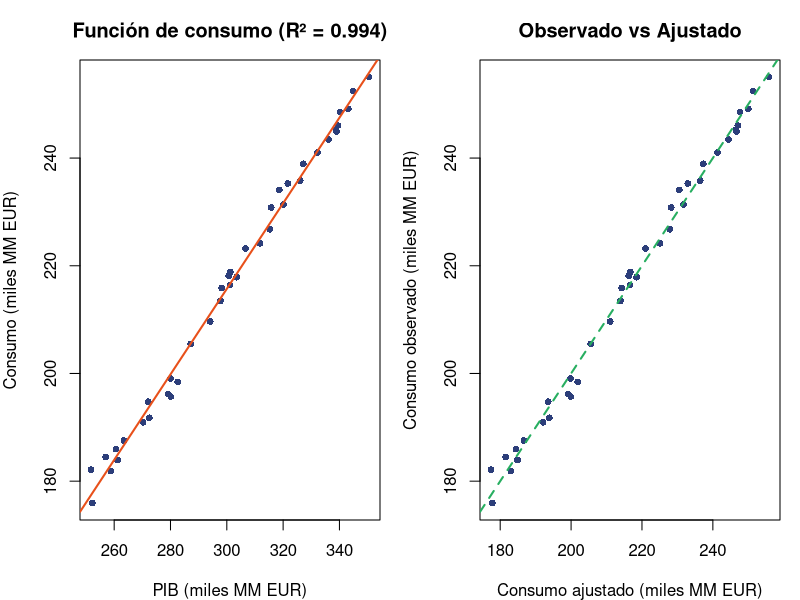

The R source for this figure:
# =============================================================================
# ECONOMETRÍA — Capítulo 2, Caso Práctico C
# CPC: Consumo agregado trimestral de España — Estimación MCO
# Autor: Carlos de Anta Puig
# =============================================================================
# INSTRUCCIONES: Abre primero mEconometria.Rproj en RStudio.
#                Ejecutar bloque a bloque con Ctrl+Enter.
# =============================================================================

pausa <- function(msg = "\n  [Pulsa ENTER para continuar...]") {
  cat(msg); invisible(readline())
}

library(tidyverse); library(readxl); library(ggplot2)

col_principal  <- "#2C3E7A"; col_secundario <- "#E8501A"
col_terciario  <- "#27AE60"; col_gris <- "#7F8C8D"; col_fondo <- "#F4F6F9"

caso_c <- read_excel("data/caso_c_consumo_trimestral.xlsx")

cat("
=============================================================================
  CASO PRÁCTICO C — Consumo agregado trimestral de España
  Tema 2: Estimación MCO — Función de consumo keynesiana
=============================================================================

  Objetivo: estimar la función de consumo keynesiana con MCO.
  Verificar si se cumple la predicción de Keynes: 0 < PMC < 1.

  Modelo simple:  Consumo = b0 + b1*PIB + u
  Modelo ampliado: Consumo = b0 + b1*PIB + b2*Tipo_interés + u

=============================================================================
")

pausa()

# ── 1. RECORDATORIO DE LOS DATOS ───────────────────────────────────────────
cat("\n--- 1. RECORDATORIO DE LOS DATOS ---\n")

cat(sprintf("\n  Dataset: %d trimestres (serie temporal)\n", nrow(caso_c)))
cat(sprintf("  Periodo: %s a %s\n", caso_c$trimestre[1],
            caso_c$trimestre[nrow(caso_c)]))

cat("\n  Resumen de las variables:\n")
print(summary(caso_c[, c("consumo", "pib", "tipo_interes", "inflacion")]))

# Correlaciones
cat("\n  Correlaciones con consumo:\n")
cat(sprintf("    PIB:           %.4f\n", cor(caso_c$consumo, caso_c$pib)))
cat(sprintf("    Tipo interés:  %.4f\n", cor(caso_c$consumo, caso_c$tipo_interes)))
cat(sprintf("    Inflación:     %.4f\n", cor(caso_c$consumo, caso_c$inflacion)))

pausa()

# ── 2. MODELO SIMPLE: CONSUMO ~ PIB ───────────────────────────────────────
cat("\n--- 2. MODELO SIMPLE: Consumo = b0 + b1*PIB + u ---\n\n")

mod_simple <- lm(consumo ~ pib, data = caso_c)
print(summary(mod_simple))

coefs_s <- coef(mod_simple)

cat(sprintf("\n  b0 (consumo autónomo)     = %12.2f\n", coefs_s[1]))
cat(sprintf("  b1 (PMC)                  = %12.4f\n", coefs_s[2]))
cat(sprintf("  R²                        = %12.4f\n", summary(mod_simple)$r.squared))

cat(sprintf("\n  Interpretación:"))
cat(sprintf("\n  Por cada EUR adicional de PIB, el consumo aumenta"))
cat(sprintf("\n  en %.2f céntimos. Es la PROPENSIÓN MARGINAL A CONSUMIR.\n", coefs_s[2] * 100))

if (coefs_s[2] > 0 & coefs_s[2] < 1) {
  cat("\n  ¿Cumple Keynes (0 < PMC < 1)? SÍ ✓\n")
} else {
  cat("\n  ¿Cumple Keynes (0 < PMC < 1)? NO ✗\n")
}

pausa()

# ── 3. MODELO AMPLIADO: CONSUMO ~ PIB + TIPO INTERÉS ──────────────────────
cat("\n--- 3. MODELO AMPLIADO: Consumo = b0 + b1*PIB + b2*Tipo_interés + u ---\n\n")

mod_ampliado <- lm(consumo ~ pib + tipo_interes, data = caso_c)
print(summary(mod_ampliado))

coefs_a <- coef(mod_ampliado)

cat(sprintf("\n  b0 (consumo autónomo)     = %12.2f\n", coefs_a[1]))
cat(sprintf("  b1 (PMC)                  = %12.4f\n", coefs_a[2]))
cat(sprintf("  b2 (tipo interés)         = %12.2f\n", coefs_a[3]))
cat(sprintf("  R²                        = %12.4f\n", summary(mod_ampliado)$r.squared))

cat(sprintf("\n  b2 < 0: al subir el tipo de interés, el consumo DISMINUYE."))
cat(sprintf("\n  Es coherente: el ahorro se vuelve más atractivo.\n"))

pausa()

# ── 4. BONDAD DE AJUSTE: COMPARACIÓN ─────────────────────────────────────
cat("\n--- 4. COMPARACIÓN DE BONDAD DE AJUSTE ---\n")

R2_simple   <- summary(mod_simple)$r.squared
R2_ampliado <- summary(mod_ampliado)$r.squared

cat(sprintf("\n  Modelo simple (PIB):             R² = %.4f\n", R2_simple))
cat(sprintf("  Modelo ampliado (PIB + interés): R² = %.4f\n", R2_ampliado))
cat(sprintf("\n  Al añadir el tipo de interés, R² sube de %.4f a %.4f.\n",
            R2_simple, R2_ampliado))
cat(sprintf("  PERO CUIDADO: R² SIEMPRE sube al añadir variables."))
cat(sprintf("\n  ¿Merece la pena añadirla? Lo veremos con R² ajustado (Tema 3).\n"))

pausa()

# ── 5. CÁLCULO MATRICIAL DE LA FUNCIÓN DE CONSUMO ────────────────────────
cat("\n--- 5. VERIFICACIÓN CON CÁLCULO MATRICIAL ---\n")

Y <- as.matrix(caso_c$consumo)
X <- cbind(1, caso_c$pib)

XtX     <- t(X) %*% X
XtX_inv <- solve(XtX)
XtY     <- t(X) %*% Y
beta_hat <- XtX_inv %*% XtY

cat("\n  Cálculo matricial: beta_hat = (X'X)^(-1) * X'Y\n")
cat(sprintf("  b0 = %.2f\n", beta_hat[1]))
cat(sprintf("  b1 = %.4f\n", beta_hat[2]))
cat(sprintf("\n  Con lm():  b0 = %.2f, b1 = %.4f\n", coefs_s[1], coefs_s[2]))
cat("  ¡Coincidencia exacta!\n")

pausa()

# ── 6. VISUALIZACIÓN ───────────────────────────────────────────────────
cat("\n--- 6. VISUALIZACIÓN ---\n")

par(mfrow = c(1, 2), mar = c(4, 4, 3, 1))

# Consumo vs PIB con recta
plot(caso_c$pib / 1000, caso_c$consumo / 1000,
     pch = 16, col = col_principal, cex = 0.9,
     xlab = "PIB (miles MM EUR)", ylab = "Consumo (miles MM EUR)",
     main = sprintf("Función de consumo (R² = %.3f)", R2_simple))
abline(mod_simple$coefficients[1] / 1000,
       mod_simple$coefficients[2],
       col = col_secundario, lwd = 2)

# Observado vs ajustado
plot(fitted(mod_simple) / 1000, caso_c$consumo / 1000,
     pch = 16, col = col_principal, cex = 0.9,
     xlab = "Consumo ajustado (miles MM EUR)",
     ylab = "Consumo observado (miles MM EUR)",
     main = "Observado vs Ajustado")
abline(0, 1, col = col_terciario, lwd = 2, lty = 2)

par(mfrow = c(1, 1))

cat("\n  ADVERTENCIAS para series temporales:")
cat("\n  1. R² muy alto puede ser ESPURIO (ambas variables tienen tendencia).")
cat("\n  2. Los residuos sucesivos pueden estar CORRELACIONADOS.")
cat("\n     Esto es AUTOCORRELACIÓN — lo diagnosticaremos en el Tema 10.\n")

cat("\n=== FIN Caso Práctico C — Tema 02 ===\n")
